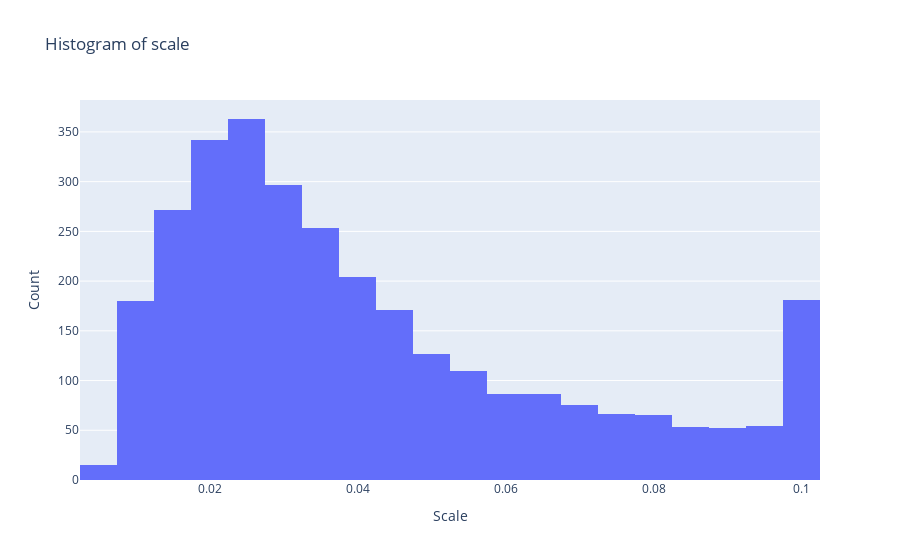

Notebook code for this chart:
### Code cell
fig = go.Figure(data=[go.Histogram(x=scale)])
fig.update_layout(title_text='Histogram of scale', xaxis_title_text='Scale', yaxis_title_text='Count')
fig.show()

### Figure 1 — Plotly figure (JSON) as saved in the notebook; plotly's stock layout.template omitted (floating-point values rounded to 4 significant figures; data arrays with more than 128 entries replaced by an {"elided": "..."} marker saying what was removed)
{"data": [{"type": "histogram", "x": {"elided": "3051 float values"}}], "layout": {"title": {"text": "Histogram of scale"}, "xaxis": {"title": {"text": "Scale"}}, "yaxis": {"title": {"text": "Count"}}}}
